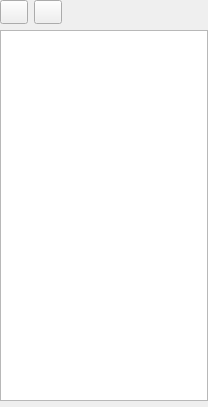
<?xml version="1.0" encoding="UTF-8"?>
<ui version="4.0">
 <author>Dmitry Baryshev</author>
 <class>List</class>
 <widget class="QWidget" name="List">
  <property name="geometry">
   <rect>
    <x>0</x>
    <y>0</y>
    <width>208</width>
    <height>407</height>
   </rect>
  </property>
  <layout class="QGridLayout" name="gridLayout">
   <property name="leftMargin">
    <number>0</number>
   </property>
   <property name="topMargin">
    <number>0</number>
   </property>
   <property name="rightMargin">
    <number>0</number>
   </property>
   <property name="bottomMargin">
    <number>0</number>
   </property>
   <item row="0" column="0">
    <layout class="QHBoxLayout" name="horizontalLayout">
     <item>
      <widget class="QToolButton" name="pushList">
       <property name="minimumSize">
        <size>
         <width>28</width>
         <height>24</height>
        </size>
       </property>
       <property name="toolTip">
        <string extracomment="Noun">List</string>
       </property>
       <property name="icon">
        <iconset resource="phrasebooks.qrc">
         <normaloff>:/images/list.png</normaloff>:/images/list.png</iconset>
       </property>
       <property name="popupMode">
        <enum>QToolButton::InstantPopup</enum>
       </property>
      </widget>
     </item>
     <item>
      <widget class="QToolButton" name="pushAdd">
       <property name="minimumSize">
        <size>
         <width>28</width>
         <height>24</height>
        </size>
       </property>
       <property name="toolTip">
        <string extracomment="This is the label on a button that user pushes to issue the command">Add</string>
       </property>
       <property name="icon">
        <iconset resource="phrasebooks.qrc">
         <normaloff>:/images/add.png</normaloff>:/images/add.png</iconset>
       </property>
       <property name="popupMode">
        <enum>QToolButton::InstantPopup</enum>
       </property>
      </widget>
     </item>
     <item>
      <spacer name="horizontalSpacer">
       <property name="orientation">
        <enum>Qt::Horizontal</enum>
       </property>
       <property name="sizeHint" stdset="0">
        <size>
         <width>25</width>
         <height>21</height>
        </size>
       </property>
      </spacer>
     </item>
     <item>
      <widget class="QLabel" name="labelListHeader"/>
     </item>
    </layout>
   </item>
   <item row="2" column="0">
    <widget class="QListWidget" name="list">
     <property name="sizePolicy">
      <sizepolicy hsizetype="Expanding" vsizetype="Expanding">
       <horstretch>0</horstretch>
       <verstretch>1</verstretch>
      </sizepolicy>
     </property>
     <property name="mouseTracking">
      <bool>true</bool>
     </property>
     <property name="editTriggers">
      <set>QAbstractItemView::EditKeyPressed</set>
     </property>
     <property name="dragEnabled">
      <bool>true</bool>
     </property>
     <property name="dragDropMode">
      <enum>QAbstractItemView::InternalMove</enum>
     </property>
     <property name="alternatingRowColors">
      <bool>true</bool>
     </property>
    </widget>
   </item>
   <item row="3" column="0">
    <widget class="MiniInput" name="widgetInput" native="true"/>
   </item>
  </layout>
 </widget>
 <customwidgets>
  <customwidget>
   <class>MiniInput</class>
   <extends>QWidget</extends>
   <header>miniinput.h</header>
   <container>1</container>
  </customwidget>
 </customwidgets>
 <tabstops>
  <tabstop>pushList</tabstop>
  <tabstop>pushAdd</tabstop>
  <tabstop>list</tabstop>
 </tabstops>
 <resources>
  <include location="phrasebooks.qrc"/>
 </resources>
 <connections>
  <connection>
   <sender>list</sender>
   <signal>itemDoubleClicked(QListWidgetItem*)</signal>
   <receiver>List</receiver>
   <slot>loadItem()</slot>
   <hints>
    <hint type="sourcelabel">
     <x>60</x>
     <y>279</y>
    </hint>
    <hint type="destinationlabel">
     <x>182</x>
     <y>283</y>
    </hint>
   </hints>
  </connection>
  <connection>
   <sender>list</sender>
   <signal>currentRowChanged(int)</signal>
   <receiver>List</receiver>
   <slot>slotCurrentRowChanged(int)</slot>
   <hints>
    <hint type="sourcelabel">
     <x>82</x>
     <y>242</y>
    </hint>
    <hint type="destinationlabel">
     <x>174</x>
     <y>242</y>
    </hint>
   </hints>
  </connection>
 </connections>
 <slots>
  <slot>slotSave()</slot>
  <slot>loadItem()</slot>
  <slot>stopSearching()</slot>
  <slot>slotSearchTickerNext()</slot>
  <slot>slotSearchTicker(QString)</slot>
  <slot>slotCurrentRowChanged(int)</slot>
  <slot>headerCancelled()</slot>
  <slot>headerAccepted()</slot>
 </slots>
</ui>
